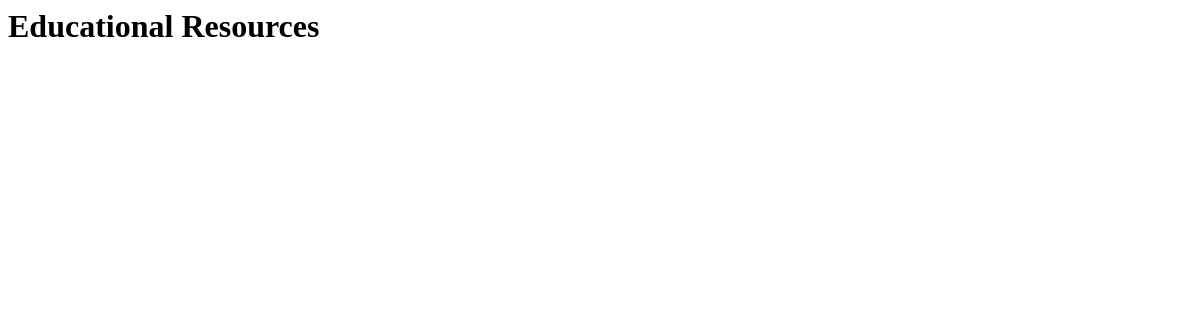
The app's page /content/, older data.
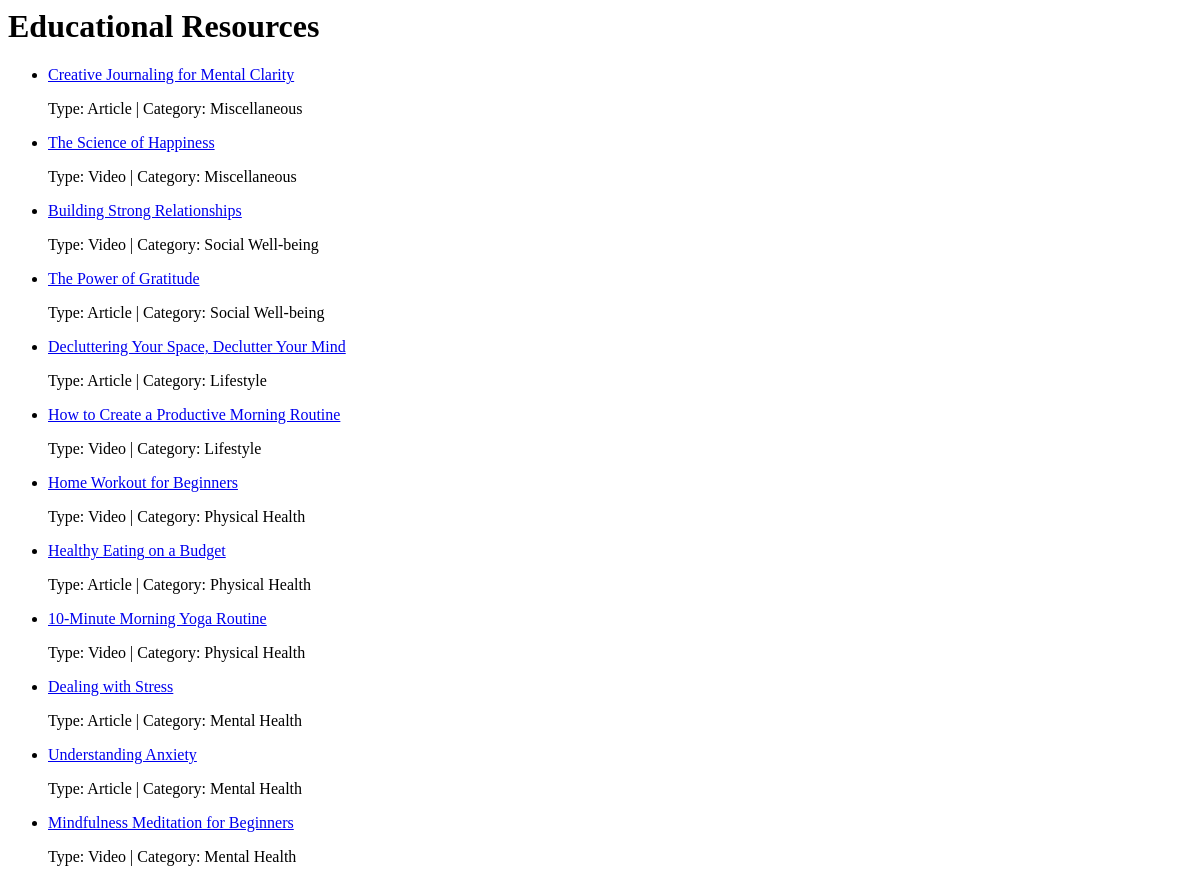
The same page, newer data.
### content/models.py (models this page shows, shortened)
class EducationalContent(models.Model):
    CONTENT_TYPE_CHOICES = [
        ('Article', 'Article'),
        ('Video', 'Video'),
    ]
    title = models.CharField(max_length=200)
    body = models.TextField()
    content_type = models.CharField(max_length=50, choices=CONTENT_TYPE_CHOICES, default='Article')
    category = models.CharField(max_length=100)
    created_at = models.DateTimeField(auto_now_add=True)
    source_url = models.URLField(blank=True, null=True)  # Optional for linking external content

### content/views.py (the view)
# urls.py: path('', views.list_content, name='list_content'),
def list_content(request):
    contents = EducationalContent.objects.all().order_by('-created_at')
    return render(request, 'content/list_content.html', {'contents': contents})

### content/templates/content/list_content.html
<h1>Educational Resources</h1>
<ul>
    {% for content in contents %}
    <li>
        <a href="{% url 'content_detail' content.id %}">{{ content.title }}</a>
        <p>Type: {{ content.content_type }} | Category: {{ content.category }}</p>
    </li>
    {% endfor %}
</ul>

Row changes from the older to the newer data that the page shows:
added EducationalContent: title "Creative Journaling for Mental Clarity", content_type "Article", category "Miscellaneous"
added EducationalContent: title "The Science of Happiness", content_type "Video", category "Miscellaneous"
added EducationalContent: title "Building Strong Relationships", content_type "Video", category "Social Well-being"
added EducationalContent: title "The Power of Gratitude", content_type "Article", category "Social Well-being"
added EducationalContent: title "Decluttering Your Space, Declutter Your Mind", content_type "Article", category "Lifestyle"
added EducationalContent: title "How to Create a Productive Morning Routine", content_type "Video", category "Lifestyle"
added EducationalContent: title "Home Workout for Beginners", content_type "Video", category "Physical Health"
added EducationalContent: title "Healthy Eating on a Budget", content_type "Article", category "Physical Health"
added EducationalContent: title "10-Minute Morning Yoga Routine", content_type "Video", category "Physical Health"
added EducationalContent: title "Dealing with Stress", content_type "Article", category "Mental Health"
added EducationalContent: title "Understanding Anxiety", content_type "Article", category "Mental Health"
added EducationalContent: title "Mindfulness Meditation for Beginners", content_type "Video", category "Mental Health"
